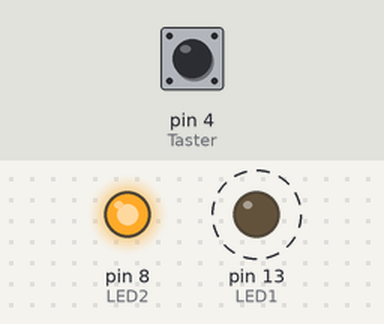
The program below on a simulated Arduino Uno, built with avr-gcc and run on an emulated ATmega328P. On the bench: output pins drawn as LEDs (lit = HIGH). Dashed ring = blinking. Inputs (shaded band) come from the test bench; at power-on: pin 4 (Taster) HIGH.

Above: at 1.8 s.
1.9 s: pin 4 (Taster) pulled LOW for 0.6 s
At 3.4 s:
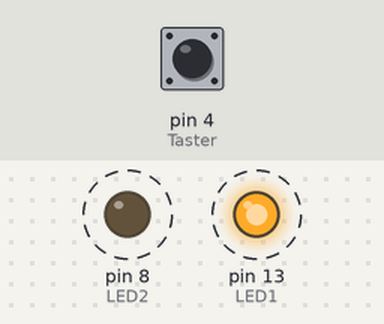
4.9 s: pin 4 (Taster) pulled LOW for 1 s
At 5.9 s:
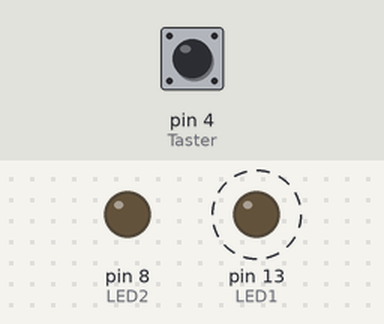
7.9 s: pin 4 (Taster) pulled LOW for 3.2 s
Timing chart, 0 to 18.6 s (numbered marks = the images above; inputs shaded):
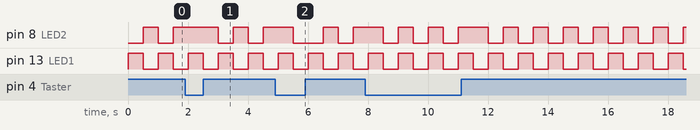

Measured:
- by itself, pin 13 (LED1): alternates HIGH for 0.50 s and LOW for 0.50 s

The program:

main.cpp
```cpp
#include <Arduino.h>


const byte LED1=13;
const byte LED2=8;
const byte Taster=4;
int TasterWert;
boolean x=true;


void setup() {
//Serial.begin(57600);
    pinMode(LED1,OUTPUT);//Pin13 als Ausgang definieren
    pinMode(LED2,OUTPUT);//Pin8 als Ausgang definieren
    pinMode(Taster,INPUT_PULLUP);//Pin4 als Eingang definieren
//digitalWrite (Taster,HIGH);

}


void loop() {
    TasterWert=digitalRead(Taster);//Taster lesen
    if (TasterWert==true)
    {
        digitalWrite(LED1,x);
        digitalWrite(LED2,!x);

        delay(500);//500ms warten
        x = !x;
//    Serial.println(x);
//    digitalWrite(LED,LOW);//Port2 auf Low setzen
//    delay(500);//500ms warten
    }
    else{
        digitalWrite(LED1,x);
        digitalWrite(LED2,x);
        delay(500);//500ms warten
        x = !x;
    }

}
```
